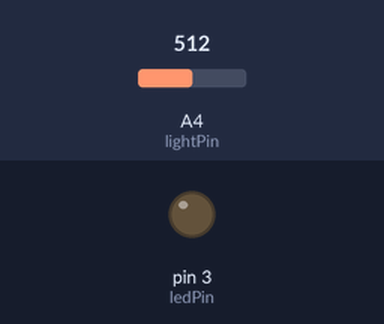
Recording of a sketch running on a simulated Arduino Uno, built with avr-gcc and run on an emulated ATmega328P. On the bench: output pins drawn as LEDs (lit = HIGH). The inputs (shaded band) are chosen by the test bench; at power-on: A4 (lightPin) = 512.

Above: at 0.05 s.
At 1.0 s:
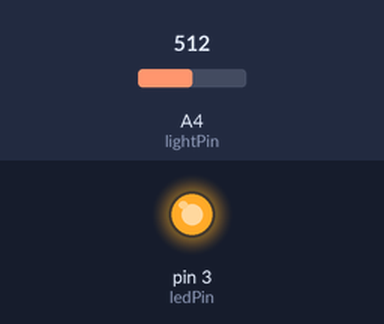
Timing chart, 0 to 3.0 s (numbered marks = the images above):
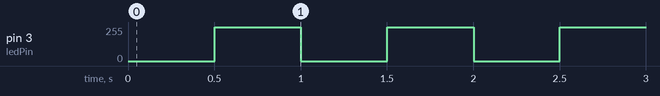

Measured:
- by itself, pin 3 (ledPin): repeats every 1.0 s: 0/255 0.50 s, 255/255 0.50 s, until it stays 1/255 from 5.0 s

The sketch:

sketch_feb20a.ino
```cpp
/* KEVIN KELLAR - PHOTORESISTOR --> LED - Feb 21, 2017
 *  Changes brigtness of an LED based on light measured by a photoresistor.
 *  If dark, LED will light
 *  If bright, LED will be dark
 */
int ledPin = 3;
int lightPin = A4;

//Min and max light: variables that measure the min and max measured values
//  during the calibration phase.
int minLight = 5000;
int maxLight;

//Dim_curve changes analog LED voltages from a linear to more logarithmic
//  curve so that from dim_curve[128] to dim_curve[255] it looks like
//  a 2x increase in brightness to the human eye.
const byte dim_curve[] = {
    0, 1, 1, 2, 2, 2, 2, 2, 2, 3, 3, 3, 3, 3, 3, 3,
    3, 3, 3, 3, 3, 3, 3, 4, 4, 4, 4, 4, 4, 4, 4, 4,
    4, 4, 4, 5, 5, 5, 5, 5, 5, 5, 5, 5, 5, 6, 6, 6,
    6, 6, 6, 6, 6, 7, 7, 7, 7, 7, 7, 7, 8, 8, 8, 8,
    8, 8, 9, 9, 9, 9, 9, 9, 10, 10, 10, 10, 10, 11, 11, 11,
    11, 11, 12, 12, 12, 12, 12, 13, 13, 13, 13, 14, 14, 14, 14, 15,
    15, 15, 16, 16, 16, 16, 17, 17, 17, 18, 18, 18, 19, 19, 19, 20,
    20, 20, 21, 21, 22, 22, 22, 23, 23, 24, 24, 25, 25, 25, 26, 26,
    27, 27, 28, 28, 29, 29, 30, 30, 31, 32, 32, 33, 33, 34, 35, 35,
    36, 36, 37, 38, 38, 39, 40, 40, 41, 42, 43, 43, 44, 45, 46, 47,
    48, 48, 49, 50, 51, 52, 53, 54, 55, 56, 57, 58, 59, 60, 61, 62,
    63, 64, 65, 66, 68, 69, 70, 71, 73, 74, 75, 76, 78, 79, 81, 82,
    83, 85, 86, 88, 90, 91, 93, 94, 96, 98, 99, 101, 103, 105, 107, 109,
    110, 112, 114, 116, 118, 121, 123, 125, 127, 129, 132, 134, 136, 139, 141, 144,
    146, 149, 151, 154, 157, 159, 162, 165, 168, 171, 174, 177, 180, 183, 186, 190,
    193, 196, 200, 203, 207, 211, 214, 218, 222, 226, 230, 234, 238, 242, 248, 255,
};

void setup()
{
    pinMode(ledPin, OUTPUT);
}

void loop()
{
    //Calibration phase: blinks the led while the photocell is gathering
    //  information about the darkest and lightest it can be in the
    //  environment.
    if (millis() < 5000) {
        //This block is responsible for blinking the LED every half second
        float tim = millis();
        int num = int(tim / 500.00);
        num = num % 2;
        analogWrite(ledPin, map(num, 0, 1, 0, 255));

        //Measures the light on the photocell and changes the extremes if applicable
        int currLight;
        currLight = analogRead(lightPin);
        if (currLight < minLight)
            minLight = currLight;
        if (currLight > maxLight)
            maxLight = currLight;
        return;
    }

    //Maps the measured photocell value from the extremes measured to 0-255, which
    //  is then again mapped to the human eye brightness index with the dim_curve array
    analogWrite(ledPin, dim_curve[map(analogRead(lightPin), minLight, maxLight, 0, 255)]);
}
```
